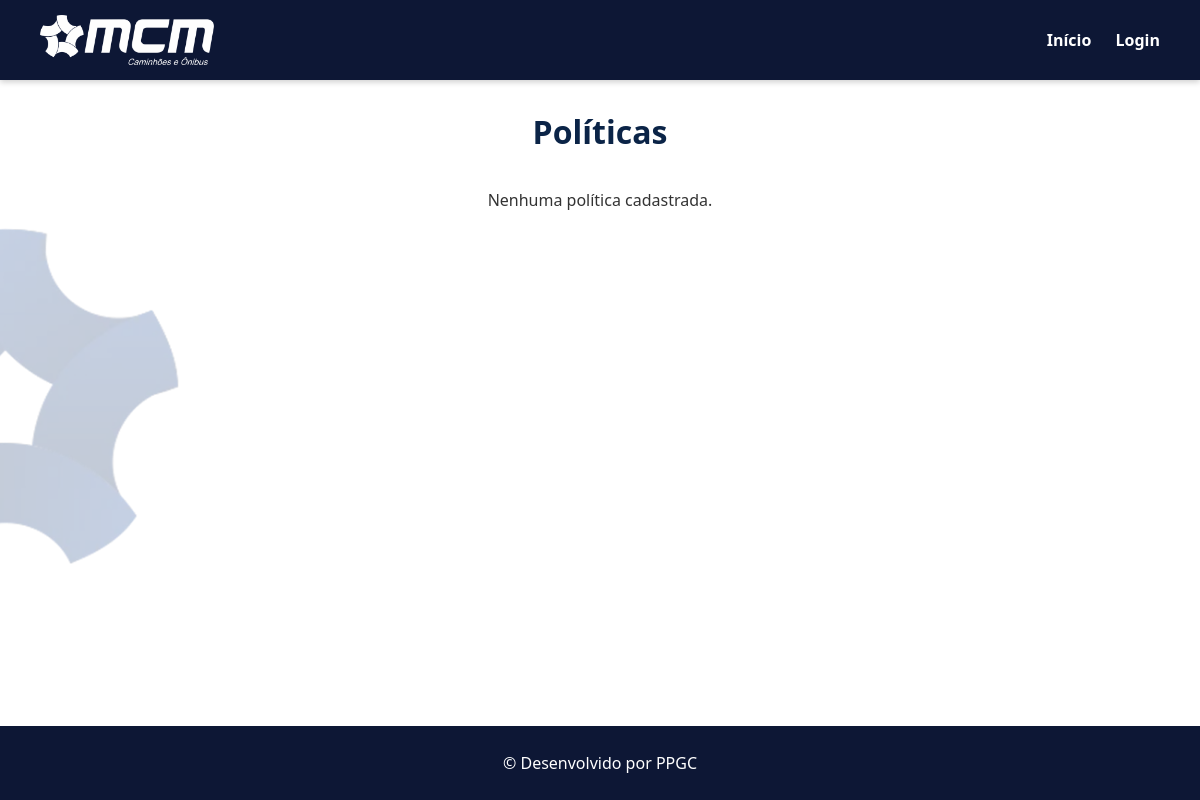
/politicas, run on an earlier commit of the app's database.
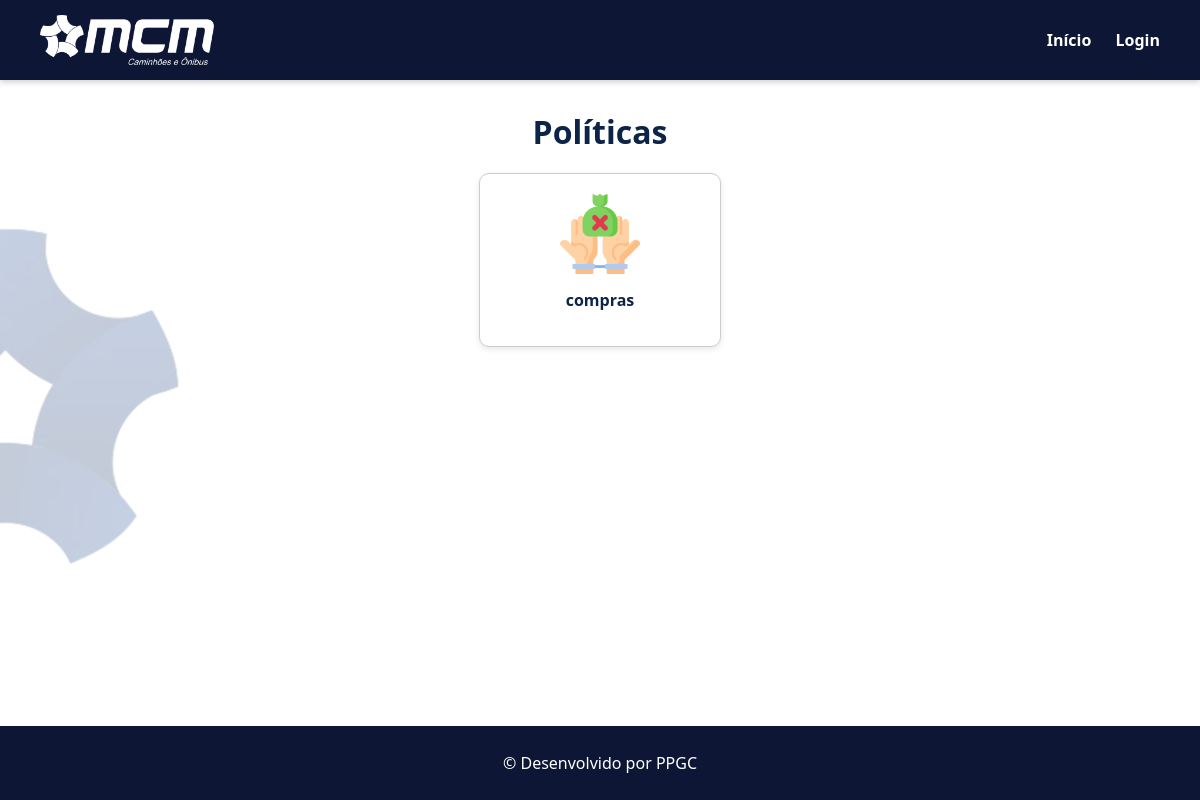
And on a later commit of the database.
### models/models.py (models this page shows)
class Politica(db.Model):
    id = db.Column(db.Integer, primary_key=True)
    titulo = db.Column(db.String(100), nullable=False)
    descricao = db.Column(db.Text, nullable=False)
    link = db.Column(db.String(255))
    icone = db.Column(db.String(255))
    ativa = db.Column(db.Boolean, default=True)

### routes/politicas.py (the view)
@politicas_bp.route("/politicas")
def listar_politicas():
    politicas = Politica.query.filter_by(ativa=True).all()
    return render_template("politicas.html", politicas=politicas)

### templates/politicas.html (shortened to what this page needs)
{% extends "base.html" %}
{% block content %}
<div class="home-container">
    <h1>Políticas </h1>
    <div class="card-container">
        {% for p in politicas %}
            <div class="card">
                <a href="{{ p.link }}" target="_blank" class="card-link">
                    {% if p.icone %}
                        <img src="{{ p.icone }}" alt="{{ p.titulo }}" style="width:80px; margin-bottom:10px;">
                    {% endif %}
                    <h3>{{ p.titulo }}</h3>
                </a>
            </div>
        {% else %}
            <p>Nenhuma política cadastrada.</p>
        {% endfor %}
    </div>
</div>
{% endblock %}

What changed in the data, as far as the page shows it:
added Politica: titulo "compras"
Also different on the page:
text no longer shown: "Nenhuma política cadastrada."
